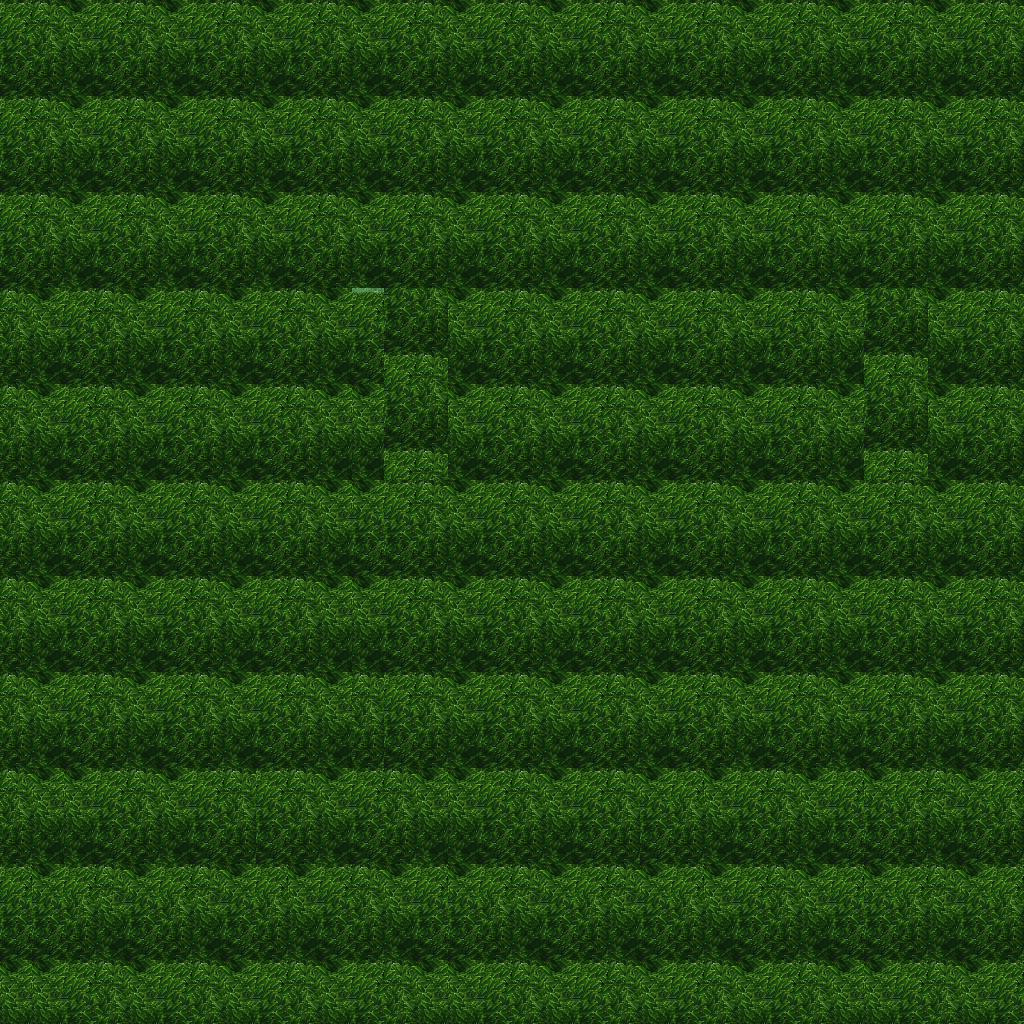

This game map was drawn from its Tiled (.tmx) file and the tilesets committed beside it. A one-line description and the trimmed map source follow:
An orthogonal 32x32 tile map with 32x32 px tiles, 5 tile layers (Ground, Objects, Objects2, Above, ...), 1 hidden layer not drawn, 19 tilesets.

<map version="1.10" tiledversion="1.11.0" orientation="orthogonal" renderorder="right-down" width="32" height="32" tilewidth="32" tileheight="32" infinite="0" nextlayerid="11" nextobjectid="1">
 <tileset firstgid="1" name="ground_ground" tilewidth="32" tileheight="32" tilecount="33" columns="3">
  <image source="../drawable/ground_ground.png" width="96" height="352" />
 </tileset>
 <tileset firstgid="34" name="plant_grasses" tilewidth="32" tileheight="32" tilecount="6" columns="3">
  <image source="../drawable/plant_grasses.png" width="96" height="64" />
 </tileset>
 <tileset firstgid="40" name="plant_flower_daisy_blue" tilewidth="32" tileheight="32" tilecount="8" columns="2">
  <image source="../drawable/plant_flower_daisy_blue.png" width="64" height="128" />
 </tileset>
 <tileset firstgid="48" name="plant_flower_daisy_yellow" tilewidth="32" tileheight="32" tilecount="8" columns="2">
  <image source="../drawable/plant_flower_daisy_yellow.png" width="64" height="128" />
 </tileset>
 <tileset firstgid="56" name="plant_flower_daisy_red" tilewidth="32" tileheight="32" tilecount="8" columns="2">
  <image source="../drawable/plant_flower_daisy_red.png" width="64" height="128" />
 </tileset>
 <tileset firstgid="64" name="plant_flower_daisy_white" tilewidth="32" tileheight="32" tilecount="8" columns="2">
  <image source="../drawable/plant_flower_daisy_white.png" width="64" height="128" />
 </tileset>
 <tileset firstgid="72" name="logic_collision" tilewidth="32" tileheight="32" tilecount="1" columns="1">
  <image source="../drawable/logic_collision.png" width="32" height="32" />
 </tileset>
 <tileset firstgid="73" name="plant_tree_tree_green" tilewidth="32" tileheight="32" tilecount="88" columns="8">
  <image source="../drawable/plant_tree_tree_green.png" width="256" height="352" />
 </tileset>
 <tileset firstgid="161" name="logic_item_resources" tilewidth="32" tileheight="32" tilecount="6" columns="6">
  <image source="../drawable/logic_item_resources.png" width="192" height="32" />
 </tileset>
 <tileset firstgid="167" name="item_statue_broken_green_column" tilewidth="32" tileheight="32" tilecount="2" columns="1">
  <image source="../drawable/item_statue_broken_green_column.png" width="32" height="64" />
 </tileset>
 <tileset firstgid="169" name="plant_tree_spruce" tilewidth="32" tileheight="32" tilecount="6" columns="2">
  <image source="../drawable/plant_tree_spruce.png" width="64" height="96" />
 </tileset>
 <tileset firstgid="175" name="plant_tree_pine_snowy" tilewidth="32" tileheight="32" tilecount="6" columns="2">
  <image source="../drawable/plant_tree_pine_snowy.png" width="64" height="96" />
 </tileset>
 <tileset firstgid="181" name="logic_creature_ent" tilewidth="32" tileheight="32" tilecount="4" columns="4">
  <image source="../drawable/logic_creature_ent.png" width="128" height="32" />
 </tileset>
 <tileset firstgid="185" name="logic_item_mushroom" tilewidth="32" tileheight="32" tilecount="6" columns="6">
  <image source="../drawable/logic_item_mushroom.png" width="192" height="32" />
 </tileset>
 <tileset firstgid="191" name="plant_star_shaped_plants" tilewidth="32" tileheight="32" tilecount="6" columns="2">
  <image source="../drawable/plant_star_shaped_plants.png" width="64" height="96" />
 </tileset>
 <tileset firstgid="197" name="plant_tree_tree_darkgreen" tilewidth="32" tileheight="32" tilecount="88" columns="8">
  <image source="../drawable/plant_tree_tree_darkgreen.png" width="256" height="352" />
 </tileset>
 <tileset firstgid="285" name="plant_stump_stump_pale_brown" tilewidth="32" tileheight="32" tilecount="4" columns="2">
  <image source="../drawable/plant_stump_stump_pale_brown.png" width="64" height="64" />
 </tileset>
 <tileset firstgid="289" name="plant_tree_umbrella_thorn" tilewidth="32" tileheight="32" tilecount="18" columns="6">
  <image source="../drawable/plant_tree_umbrella_thorn.png" width="192" height="96" />
 </tileset>
 <tileset firstgid="307" name="logic_item_fruits" tilewidth="32" tileheight="32" tilecount="16" columns="8">
  <image source="../drawable/logic_item_fruits.png" width="256" height="64" />
 </tileset>
 <layer id="1" name="Ground" width="32" height="32">
  <data>[1024 cells, 1024 non-empty, 1 distinct tile ids]</data>
 </layer>
 <layer id="2" name="Objects" width="32" height="32">
  <data>[1024 cells, 0 non-empty, 0 distinct tile ids]</data>
 </layer>
 <layer id="3" name="Objects2" width="32" height="32">
  <data>[1024 cells, 0 non-empty, 0 distinct tile ids]</data>
 </layer>
 <layer id="4" name="Above" width="32" height="32">
  <data>[1024 cells, 1024 non-empty, 10 distinct tile ids]</data>
 </layer>
 <layer id="5" name="Above2" width="32" height="32">
  <data>[1024 cells, 0 non-empty, 0 distinct tile ids]</data>
 </layer>
 <layer id="6" name="Walkable" width="32" height="32" visible="0">
  <data>[1024 cells, 1024 non-empty, 1 distinct tile ids]</data>
 </layer>
 <objectgroup id="7" name="Mapevents" />
 <objectgroup id="8" name="Spawn" />
 <objectgroup id="9" name="Keys" />
 <objectgroup id="10" name="Replace" />
</map>
